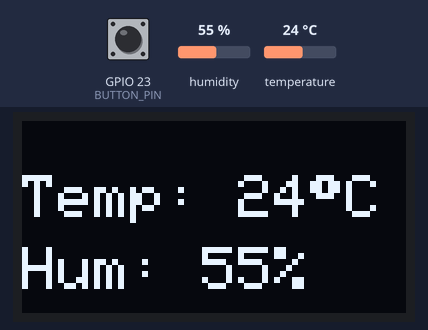
Simulated run of this program. Board: ESP32. Parts: 128×64 one-colour display. Inputs (shaded band) come from the test bench; at power-on: humidity 55 %, GPIO 23 (BUTTON_PIN) HIGH, temperature 24 °C. What the program prints to the serial monitor is not drawn.

Above: at 1.3 s.
1.4 s: humidity set to 22 %
At 2.6 s:
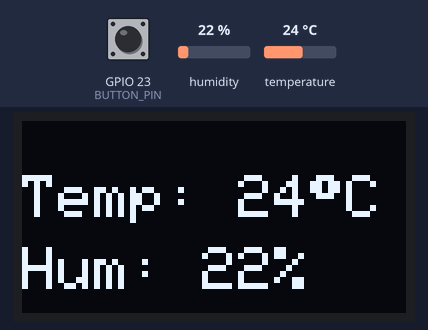
3.7 s: GPIO 23 (BUTTON_PIN) pulled LOW for 1.25 s
At 5.7 s:
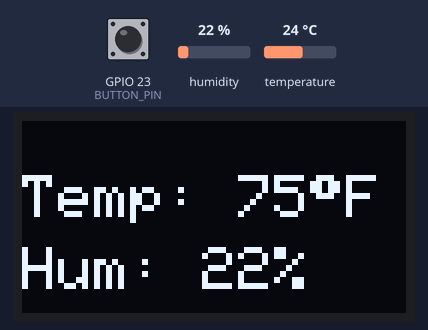
6.4 s: temperature set to 12 °C
At 9.4 s:
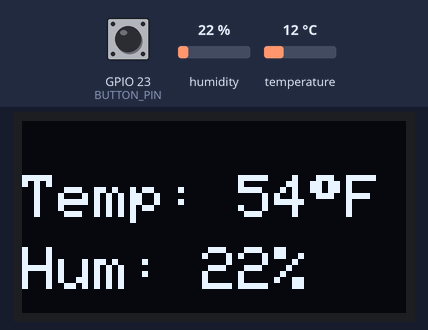
9.9 s: GPIO 23 (BUTTON_PIN) pulled LOW for 1.25 s
At 11.3 s:
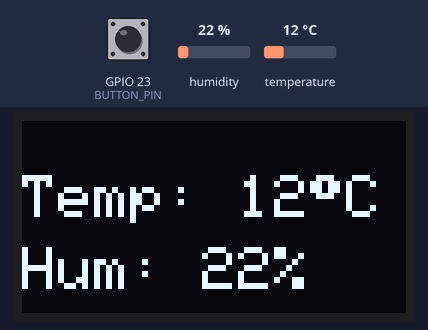
12.6 s: humidity set to 40 %
At 13.2 s:
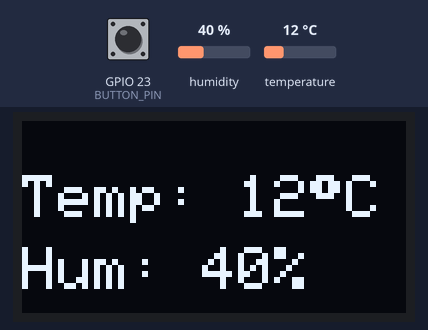
14.1 s: temperature set to 19 °C
At 15.0 s:
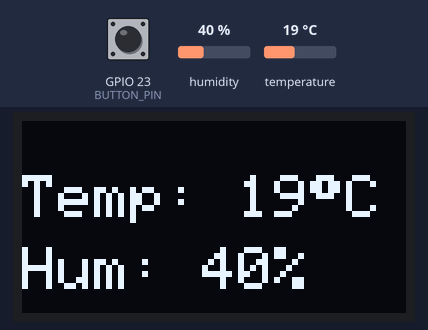
Timing chart, 0 to 17.1 s (numbered marks = the images above; inputs shaded):
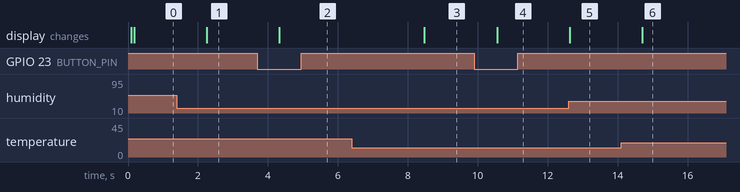

Measured:
- after the input at 1.4 s, the display: changes after 0.85 s (image 1)
- after the input at 3.7 s, the display: changes after 0.63 s (image 2)
- after the input at 6.4 s, the display: changes after 2.1 s (image 3)
- after the input at 9.9 s, the display: changes after 0.65 s (image 4)
- after the input at 12.6 s, the display: changes at once (image 5)
- after the input at 14.1 s, the display: changes after 0.60 s (image 6)

The program:

main.cpp
```cpp
#include <Arduino.h>
#include <Wire.h>
#include "app_config.h"
#include "app_state.h"
#include "button_input.h"
#include "dht_sensor.h"
#include "oled_ui.h"
#include "temp_converter.h"

DHT dht(DHTPIN, DHTTYPE);
bool oledOk = false;

bool isFahrenheit = false;
bool buttonCurrentState = HIGH;

void setup() {
  Serial.begin(115200);
  delay(100);

  // Init I2C
  Wire.begin(I2C_SDA, I2C_SCL);
  Wire.setClock(400000);

  // Init DHT11
  dht.begin();

  // Init OLED
  oledOk = display.begin(SSD1306_SWITCHCAPVCC, OLED_ADDR);

  if (!oledOk) {
    Serial.println("OLED init failed.");
    while (true) {
      delay(1000);
    }
  }

  // Button
  pinMode(BUTTON_PIN, INPUT_PULLUP);
}

void loop() {
  float temp, humid;
  // Update button state
  button_update();

  // Render Oled
  if (!dht_read(&temp, &humid)) {
    oled_render_error();
  } else {
    oled_render_data(temp, humid, isFahrenheit);
    Serial.printf("Temp: %.1f | Hum: %.1f\n", temp, humid);
  }
  delay(1000);

}
```

app_state.h
```cpp
#pragma once

extern bool oledOk;

extern bool isFahrenheit;
extern bool buttonCurrentState;
```

button_input.h
```cpp
#pragma once

void button_update();
```

dht_sensor.h
```cpp
#pragma once
#include <DHT.h>

extern DHT dht;
bool dht_read(float* temp, float* humid);
```

oled_ui.h
```cpp
#pragma once
#include <Adafruit_SSD1306.h>

extern Adafruit_SSD1306 display;
void oled_render_error();
void oled_render_data(float temp, float humid, bool isFahrenheit);
bool olet_init();
```

temp_converter.h
```cpp
#pragma once
#include <stdbool.h>

void tempConverter(float *temp, char *unit, bool isfahrenheit);
```

button_input.cpp
```cpp
#include <Arduino.h>
#include "app_state.h"
#include "app_config.h"

void button_update() {
  bool buttonState = digitalRead(BUTTON_PIN);

  if (buttonState == LOW && buttonCurrentState == HIGH) {
    isFahrenheit = !isFahrenheit;
  }

  buttonCurrentState = buttonState;
}
```

dht_sensor.cpp
```cpp
#include "dht_sensor.h"
#include <math.h>


bool dht_read(float* temp, float* humid) {
  *humid = dht.readHumidity();
  *temp  = dht.readTemperature();

  return !(isnan(*humid) || isnan(*temp));
}
```

oled_ui.cpp
```cpp
#include "app_state.h"
#include "app_config.h"
#include "temp_converter.h"
#include <Adafruit_GFX.h>
#include <Adafruit_SSD1306.h>

Adafruit_SSD1306 display(SCREEN_WIDTH, SCREEN_HEIGHT, &Wire, OLED_RESET);

bool oled_init() {
  return display.begin(SSD1306_SWITCHCAPVCC, OLED_ADDR);
}

void oled_render_error() {
  display.clearDisplay();
  display.setTextSize(1);
  display.setCursor(0, 24);
  display.println("ERROR");
  display.setCursor(0, 52);
  display.println("DHT11 read failed");
  display.display();
}

void oled_render_data(float temp, float humid, bool isFahrenheit) {
  char unit;

  display.clearDisplay();
  display.setTextColor(SSD1306_WHITE);

  display.setTextSize(2);
  display.setCursor(0, 18);
  display.print("Temp: ");

  tempConverter(&temp, &unit, isFahrenheit);
  display.print(temp, 0);
  display.print((char)247);
  display.println(unit);

  display.setCursor(0, 42);
  display.print("Hum: ");
  display.print(humid, 0);
  display.println("%");

  display.display();
}
```

temp_converter.cpp
```cpp
#include "temp_converter.h"

void tempConverter(float *temp, char *unit, bool isFahrenheit) {
    if (isFahrenheit) {
        *temp = *temp * 9.0f / 5.0f + 32.0f;
        *unit = 'F';
    } else {
        *unit = 'C';
    }
}
```

app_config.h
```cpp
#pragma once

/* ===================== PINOUT ===================== */
#define DHTPIN 4
#define DHTTYPE  DHT11

#define I2C_SDA  21
#define I2C_SCL  19

#define BUTTON_PIN 23

/* =================== OLED CONFIG ============================ */
#define OLED_ADDR 0x3C
#define SCREEN_WIDTH   128
#define SCREEN_HEIGHT  64
#define OLED_RESET     -1
```
